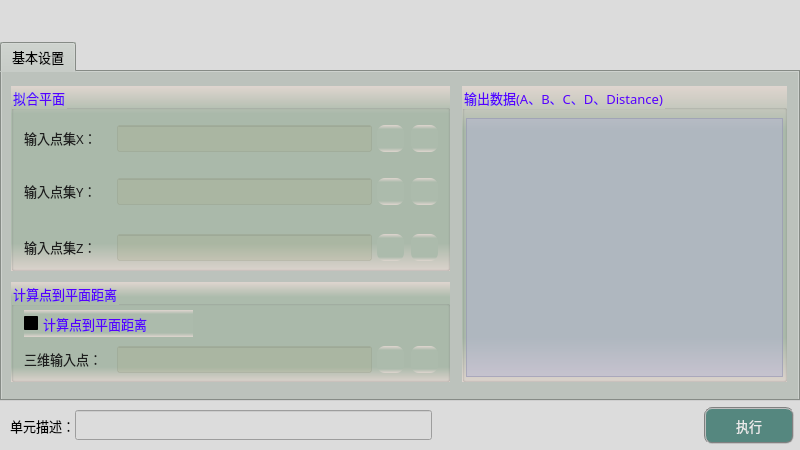
<?xml version="1.0" encoding="UTF-8"?>
<ui version="4.0">
 <class>frmFlatnessClass</class>
 <widget class="QDialog" name="frmFlatnessClass">
  <property name="geometry">
   <rect>
    <x>0</x>
    <y>0</y>
    <width>800</width>
    <height>450</height>
   </rect>
  </property>
  <property name="sizePolicy">
   <sizepolicy hsizetype="Fixed" vsizetype="Fixed">
    <horstretch>0</horstretch>
    <verstretch>0</verstretch>
   </sizepolicy>
  </property>
  <property name="minimumSize">
   <size>
    <width>800</width>
    <height>450</height>
   </size>
  </property>
  <property name="maximumSize">
   <size>
    <width>800</width>
    <height>500</height>
   </size>
  </property>
  <property name="windowTitle">
   <string>拟合平面/计算点到平面距离</string>
  </property>
  <property name="styleSheet">
   <string notr="true">background-color: rgb(220, 220, 220);</string>
  </property>
  <layout class="QGridLayout" name="gridLayout">
   <property name="leftMargin">
    <number>0</number>
   </property>
   <property name="topMargin">
    <number>0</number>
   </property>
   <property name="rightMargin">
    <number>0</number>
   </property>
   <property name="bottomMargin">
    <number>0</number>
   </property>
   <property name="spacing">
    <number>1</number>
   </property>
   <item row="2" column="0">
    <spacer name="verticalSpacer_4">
     <property name="orientation">
      <enum>Qt::Vertical</enum>
     </property>
     <property name="sizeType">
      <enum>QSizePolicy::Fixed</enum>
     </property>
     <property name="sizeHint" stdset="0">
      <size>
       <width>20</width>
       <height>5</height>
      </size>
     </property>
    </spacer>
   </item>
   <item row="0" column="0">
    <spacer name="verticalSpacer_2">
     <property name="orientation">
      <enum>Qt::Vertical</enum>
     </property>
     <property name="sizeType">
      <enum>QSizePolicy::Fixed</enum>
     </property>
     <property name="sizeHint" stdset="0">
      <size>
       <width>20</width>
       <height>42</height>
      </size>
     </property>
    </spacer>
   </item>
   <item row="3" column="0" colspan="2">
    <layout class="QHBoxLayout" name="horizontalLayout">
     <property name="spacing">
      <number>0</number>
     </property>
     <property name="bottomMargin">
      <number>6</number>
     </property>
     <item>
      <spacer name="horizontalSpacer">
       <property name="orientation">
        <enum>Qt::Horizontal</enum>
       </property>
       <property name="sizeType">
        <enum>QSizePolicy::Fixed</enum>
       </property>
       <property name="sizeHint" stdset="0">
        <size>
         <width>10</width>
         <height>20</height>
        </size>
       </property>
      </spacer>
     </item>
     <item>
      <widget class="QLabel" name="label_3">
       <property name="sizePolicy">
        <sizepolicy hsizetype="Fixed" vsizetype="Fixed">
         <horstretch>0</horstretch>
         <verstretch>0</verstretch>
        </sizepolicy>
       </property>
       <property name="maximumSize">
        <size>
         <width>83</width>
         <height>25</height>
        </size>
       </property>
       <property name="font">
        <font>
         <family>微软雅黑</family>
         <pointsize>10</pointsize>
        </font>
       </property>
       <property name="styleSheet">
        <string notr="true">background-color: rgba(255, 255, 255, 0);</string>
       </property>
       <property name="text">
        <string>单元描述：</string>
       </property>
      </widget>
     </item>
     <item>
      <widget class="QLineEdit" name="txtDescribe">
       <property name="sizePolicy">
        <sizepolicy hsizetype="Fixed" vsizetype="Fixed">
         <horstretch>0</horstretch>
         <verstretch>0</verstretch>
        </sizepolicy>
       </property>
       <property name="minimumSize">
        <size>
         <width>357</width>
         <height>30</height>
        </size>
       </property>
       <property name="maximumSize">
        <size>
         <width>16777215</width>
         <height>30</height>
        </size>
       </property>
       <property name="font">
        <font>
         <family>微软雅黑</family>
         <pointsize>10</pointsize>
        </font>
       </property>
      </widget>
     </item>
     <item>
      <spacer name="horizontalSpacer_8">
       <property name="orientation">
        <enum>Qt::Horizontal</enum>
       </property>
       <property name="sizeHint" stdset="0">
        <size>
         <width>40</width>
         <height>20</height>
        </size>
       </property>
      </spacer>
     </item>
     <item>
      <widget class="QPushButton" name="btnExecute">
       <property name="minimumSize">
        <size>
         <width>90</width>
         <height>37</height>
        </size>
       </property>
       <property name="font">
        <font>
         <family>微软雅黑</family>
         <pointsize>10</pointsize>
        </font>
       </property>
       <property name="styleSheet">
        <string notr="true">QWidget{ background-color: rgb(85, 135, 127);}
QWidget{ color: rgb(235, 235, 235);}
QWidget{ border: 2px groove gray;border-radius: 8px;padding: 2px 4px;}
QPushButton:hover{ background-color: rgb(85, 155, 127);}
QPushButton:pressed{background-color: rgb(85, 175, 127);}</string>
       </property>
       <property name="text">
        <string>执行</string>
       </property>
      </widget>
     </item>
     <item>
      <spacer name="horizontalSpacer_2">
       <property name="orientation">
        <enum>Qt::Horizontal</enum>
       </property>
       <property name="sizeType">
        <enum>QSizePolicy::Fixed</enum>
       </property>
       <property name="sizeHint" stdset="0">
        <size>
         <width>6</width>
         <height>20</height>
        </size>
       </property>
      </spacer>
     </item>
    </layout>
   </item>
   <item row="1" column="0" colspan="2">
    <widget class="QTabWidget" name="tabWidget">
     <property name="sizePolicy">
      <sizepolicy hsizetype="Expanding" vsizetype="Expanding">
       <horstretch>0</horstretch>
       <verstretch>0</verstretch>
      </sizepolicy>
     </property>
     <property name="minimumSize">
      <size>
       <width>450</width>
       <height>350</height>
      </size>
     </property>
     <property name="maximumSize">
      <size>
       <width>16777215</width>
       <height>16777215</height>
      </size>
     </property>
     <property name="font">
      <font>
       <family>微软雅黑</family>
       <pointsize>10</pointsize>
      </font>
     </property>
     <property name="styleSheet">
      <string notr="true">background-color: #bcc2bc;</string>
     </property>
     <property name="currentIndex">
      <number>0</number>
     </property>
     <widget class="QWidget" name="tab">
      <attribute name="title">
       <string>基本设置</string>
      </attribute>
      <widget class="QGroupBox" name="groupCamera">
       <property name="geometry">
        <rect>
         <x>9</x>
         <y>14</y>
         <width>439</width>
         <height>185</height>
        </rect>
       </property>
       <property name="font">
        <font>
         <family>微软雅黑</family>
         <pointsize>10</pointsize>
        </font>
       </property>
       <property name="styleSheet">
        <string notr="true">background-color: qlineargradient(x1:0, y1:0, x2:0, y2:1, stop:0 #dfd5cf, stop: 0.15 #acbbac, stop: 0.85 #acbbac,stop:1 #dfd5cf);
color: rgb(85, 0, 255);</string>
       </property>
       <property name="title">
        <string>拟合平面</string>
       </property>
       <widget class="QLabel" name="label_4">
        <property name="geometry">
         <rect>
          <x>13</x>
          <y>42</y>
          <width>91</width>
          <height>19</height>
         </rect>
        </property>
        <property name="font">
         <font>
          <family>微软雅黑</family>
          <pointsize>10</pointsize>
         </font>
        </property>
        <property name="styleSheet">
         <string notr="true">color: rgb(30, 30, 30);
background: transparent;</string>
        </property>
        <property name="text">
         <string>输入点集X：</string>
        </property>
       </widget>
       <widget class="QLineEdit" name="txtLinkPointsX">
        <property name="geometry">
         <rect>
          <x>106</x>
          <y>39</y>
          <width>255</width>
          <height>27</height>
         </rect>
        </property>
        <property name="font">
         <font>
          <family>微软雅黑</family>
          <pointsize>10</pointsize>
         </font>
        </property>
        <property name="toolTip">
         <string>全局变量double[]类型</string>
        </property>
        <property name="styleSheet">
         <string notr="true">color: rgb(0, 0, 200);
background-color: rgba(170, 170, 127,50);</string>
        </property>
        <property name="alignment">
         <set>Qt::AlignCenter</set>
        </property>
        <property name="readOnly">
         <bool>true</bool>
        </property>
       </widget>
       <widget class="QPushButton" name="btnLinkPointsX">
        <property name="geometry">
         <rect>
          <x>366</x>
          <y>39</y>
          <width>27</width>
          <height>27</height>
         </rect>
        </property>
        <property name="toolTip">
         <string>链接输入点集X</string>
        </property>
        <property name="styleSheet">
         <string notr="true">QWidget{ border:none;border-radius: 8px;padding: 2px 4px;}
QPushButton:hover{ background-color: rgba(85, 150, 127, 100);}
QPushButton:pressed{background-color: rgba(85, 180, 127, 160);}</string>
        </property>
        <property name="text">
         <string/>
        </property>
        <property name="icon">
         <iconset resource="sub_res.qrc">
          <normaloff>:/resource/link.png</normaloff>:/resource/link.png</iconset>
        </property>
        <property name="iconSize">
         <size>
          <width>27</width>
          <height>27</height>
         </size>
        </property>
       </widget>
       <widget class="QPushButton" name="btnDelLinkPointsX">
        <property name="geometry">
         <rect>
          <x>400</x>
          <y>39</y>
          <width>27</width>
          <height>27</height>
         </rect>
        </property>
        <property name="toolTip">
         <string>删除输入点集X链接</string>
        </property>
        <property name="styleSheet">
         <string notr="true">QWidget{ border:none;border-radius: 8px;padding: 2px 4px;}
QPushButton:hover{ background-color: rgba(226, 142, 162, 100);}
QPushButton:pressed{background-color: rgba(226, 172, 162, 200);}</string>
        </property>
        <property name="text">
         <string/>
        </property>
        <property name="icon">
         <iconset resource="sub_res.qrc">
          <normaloff>:/resource/del_link.png</normaloff>:/resource/del_link.png</iconset>
        </property>
        <property name="iconSize">
         <size>
          <width>27</width>
          <height>27</height>
         </size>
        </property>
       </widget>
       <widget class="QPushButton" name="btnLinkPointsY">
        <property name="geometry">
         <rect>
          <x>366</x>
          <y>92</y>
          <width>27</width>
          <height>27</height>
         </rect>
        </property>
        <property name="toolTip">
         <string>链接输入点集Y</string>
        </property>
        <property name="styleSheet">
         <string notr="true">QWidget{ border:none;border-radius: 8px;padding: 2px 4px;}
QPushButton:hover{ background-color: rgba(85, 150, 127, 100);}
QPushButton:pressed{background-color: rgba(85, 180, 127, 160);}</string>
        </property>
        <property name="text">
         <string/>
        </property>
        <property name="icon">
         <iconset resource="sub_res.qrc">
          <normaloff>:/resource/link.png</normaloff>:/resource/link.png</iconset>
        </property>
        <property name="iconSize">
         <size>
          <width>27</width>
          <height>27</height>
         </size>
        </property>
       </widget>
       <widget class="QPushButton" name="btnDelLinkPointsY">
        <property name="geometry">
         <rect>
          <x>400</x>
          <y>92</y>
          <width>27</width>
          <height>27</height>
         </rect>
        </property>
        <property name="toolTip">
         <string>删除输入点集Y链接</string>
        </property>
        <property name="styleSheet">
         <string notr="true">QWidget{ border:none;border-radius: 8px;padding: 2px 4px;}
QPushButton:hover{ background-color: rgba(226, 142, 162, 100);}
QPushButton:pressed{background-color: rgba(226, 172, 162, 200);}</string>
        </property>
        <property name="text">
         <string/>
        </property>
        <property name="icon">
         <iconset resource="sub_res.qrc">
          <normaloff>:/resource/del_link.png</normaloff>:/resource/del_link.png</iconset>
        </property>
        <property name="iconSize">
         <size>
          <width>27</width>
          <height>27</height>
         </size>
        </property>
       </widget>
       <widget class="QLineEdit" name="txtLinkPointsY">
        <property name="geometry">
         <rect>
          <x>106</x>
          <y>92</y>
          <width>255</width>
          <height>27</height>
         </rect>
        </property>
        <property name="font">
         <font>
          <family>微软雅黑</family>
          <pointsize>10</pointsize>
         </font>
        </property>
        <property name="toolTip">
         <string>全局变量double[]类型</string>
        </property>
        <property name="styleSheet">
         <string notr="true">color: rgb(0, 0, 200);
background-color: rgba(170, 170, 127,50);</string>
        </property>
        <property name="alignment">
         <set>Qt::AlignCenter</set>
        </property>
        <property name="readOnly">
         <bool>true</bool>
        </property>
       </widget>
       <widget class="QLabel" name="label_5">
        <property name="geometry">
         <rect>
          <x>13</x>
          <y>95</y>
          <width>91</width>
          <height>19</height>
         </rect>
        </property>
        <property name="font">
         <font>
          <family>微软雅黑</family>
          <pointsize>10</pointsize>
         </font>
        </property>
        <property name="styleSheet">
         <string notr="true">color: rgb(30, 30, 30);
background: transparent;</string>
        </property>
        <property name="text">
         <string>输入点集Y：</string>
        </property>
       </widget>
       <widget class="QLabel" name="label_6">
        <property name="geometry">
         <rect>
          <x>13</x>
          <y>151</y>
          <width>91</width>
          <height>19</height>
         </rect>
        </property>
        <property name="font">
         <font>
          <family>微软雅黑</family>
          <pointsize>10</pointsize>
         </font>
        </property>
        <property name="styleSheet">
         <string notr="true">color: rgb(30, 30, 30);
background: transparent;</string>
        </property>
        <property name="text">
         <string>输入点集Z：</string>
        </property>
       </widget>
       <widget class="QLineEdit" name="txtLinkPointsZ">
        <property name="geometry">
         <rect>
          <x>106</x>
          <y>148</y>
          <width>255</width>
          <height>27</height>
         </rect>
        </property>
        <property name="font">
         <font>
          <family>微软雅黑</family>
          <pointsize>10</pointsize>
         </font>
        </property>
        <property name="toolTip">
         <string>全局变量double[]类型</string>
        </property>
        <property name="styleSheet">
         <string notr="true">color: rgb(0, 0, 200);
background-color: rgba(170, 170, 127,50);</string>
        </property>
        <property name="alignment">
         <set>Qt::AlignCenter</set>
        </property>
        <property name="readOnly">
         <bool>true</bool>
        </property>
       </widget>
       <widget class="QPushButton" name="btnDelLinkPointsZ">
        <property name="geometry">
         <rect>
          <x>400</x>
          <y>148</y>
          <width>27</width>
          <height>27</height>
         </rect>
        </property>
        <property name="toolTip">
         <string>删除输入点集Z链接</string>
        </property>
        <property name="styleSheet">
         <string notr="true">QWidget{ border:none;border-radius: 8px;padding: 2px 4px;}
QPushButton:hover{ background-color: rgba(226, 142, 162, 100);}
QPushButton:pressed{background-color: rgba(226, 172, 162, 200);}</string>
        </property>
        <property name="text">
         <string/>
        </property>
        <property name="icon">
         <iconset resource="sub_res.qrc">
          <normaloff>:/resource/del_link.png</normaloff>:/resource/del_link.png</iconset>
        </property>
        <property name="iconSize">
         <size>
          <width>27</width>
          <height>27</height>
         </size>
        </property>
       </widget>
       <widget class="QPushButton" name="btnLinkPointsZ">
        <property name="geometry">
         <rect>
          <x>366</x>
          <y>148</y>
          <width>27</width>
          <height>27</height>
         </rect>
        </property>
        <property name="toolTip">
         <string>链接输入点集Z</string>
        </property>
        <property name="styleSheet">
         <string notr="true">QWidget{ border:none;border-radius: 8px;padding: 2px 4px;}
QPushButton:hover{ background-color: rgba(85, 150, 127, 100);}
QPushButton:pressed{background-color: rgba(85, 180, 127, 160);}</string>
        </property>
        <property name="text">
         <string/>
        </property>
        <property name="icon">
         <iconset resource="sub_res.qrc">
          <normaloff>:/resource/link.png</normaloff>:/resource/link.png</iconset>
        </property>
        <property name="iconSize">
         <size>
          <width>27</width>
          <height>27</height>
         </size>
        </property>
       </widget>
      </widget>
      <widget class="QGroupBox" name="groupCamera_2">
       <property name="geometry">
        <rect>
         <x>9</x>
         <y>210</y>
         <width>439</width>
         <height>100</height>
        </rect>
       </property>
       <property name="font">
        <font>
         <family>微软雅黑</family>
         <pointsize>10</pointsize>
        </font>
       </property>
       <property name="styleSheet">
        <string notr="true">background-color: qlineargradient(x1:0, y1:0, x2:0, y2:1, stop:0 #dfd5cf, stop: 0.15 #acbbac, stop: 0.85 #acbbac,stop:1 #dfd5cf);
color: rgb(85, 0, 255);</string>
       </property>
       <property name="title">
        <string>计算点到平面距离</string>
       </property>
       <widget class="QLabel" name="label_7">
        <property name="geometry">
         <rect>
          <x>13</x>
          <y>67</y>
          <width>91</width>
          <height>19</height>
         </rect>
        </property>
        <property name="font">
         <font>
          <family>微软雅黑</family>
          <pointsize>10</pointsize>
         </font>
        </property>
        <property name="styleSheet">
         <string notr="true">color: rgb(30, 30, 30);
background: transparent;</string>
        </property>
        <property name="text">
         <string>三维输入点：</string>
        </property>
       </widget>
       <widget class="QLineEdit" name="txtLink3DPoint">
        <property name="geometry">
         <rect>
          <x>106</x>
          <y>64</y>
          <width>255</width>
          <height>27</height>
         </rect>
        </property>
        <property name="font">
         <font>
          <family>微软雅黑</family>
          <pointsize>10</pointsize>
         </font>
        </property>
        <property name="toolTip">
         <string>全局变量cv::Point3d类型</string>
        </property>
        <property name="styleSheet">
         <string notr="true">color: rgb(0, 0, 200);
background-color: rgba(170, 170, 127,50);</string>
        </property>
        <property name="alignment">
         <set>Qt::AlignCenter</set>
        </property>
        <property name="readOnly">
         <bool>true</bool>
        </property>
       </widget>
       <widget class="QPushButton" name="btnLink3DPoint">
        <property name="geometry">
         <rect>
          <x>366</x>
          <y>64</y>
          <width>27</width>
          <height>27</height>
         </rect>
        </property>
        <property name="toolTip">
         <string>链接三维输入点</string>
        </property>
        <property name="styleSheet">
         <string notr="true">QWidget{ border:none;border-radius: 8px;padding: 2px 4px;}
QPushButton:hover{ background-color: rgba(85, 150, 127, 100);}
QPushButton:pressed{background-color: rgba(85, 180, 127, 160);}</string>
        </property>
        <property name="text">
         <string/>
        </property>
        <property name="icon">
         <iconset resource="sub_res.qrc">
          <normaloff>:/resource/link.png</normaloff>:/resource/link.png</iconset>
        </property>
        <property name="iconSize">
         <size>
          <width>27</width>
          <height>27</height>
         </size>
        </property>
       </widget>
       <widget class="QPushButton" name="btnDelLink3DPoint">
        <property name="geometry">
         <rect>
          <x>400</x>
          <y>64</y>
          <width>27</width>
          <height>27</height>
         </rect>
        </property>
        <property name="toolTip">
         <string>删除三维输入点链接</string>
        </property>
        <property name="styleSheet">
         <string notr="true">QWidget{ border:none;border-radius: 8px;padding: 2px 4px;}
QPushButton:hover{ background-color: rgba(226, 142, 162, 100);}
QPushButton:pressed{background-color: rgba(226, 172, 162, 200);}</string>
        </property>
        <property name="text">
         <string/>
        </property>
        <property name="icon">
         <iconset resource="sub_res.qrc">
          <normaloff>:/resource/del_link.png</normaloff>:/resource/del_link.png</iconset>
        </property>
        <property name="iconSize">
         <size>
          <width>27</width>
          <height>27</height>
         </size>
        </property>
       </widget>
       <widget class="QCheckBox" name="checkDist">
        <property name="geometry">
         <rect>
          <x>13</x>
          <y>28</y>
          <width>169</width>
          <height>27</height>
         </rect>
        </property>
        <property name="sizePolicy">
         <sizepolicy hsizetype="Fixed" vsizetype="Fixed">
          <horstretch>0</horstretch>
          <verstretch>0</verstretch>
         </sizepolicy>
        </property>
        <property name="font">
         <font>
          <family>微软雅黑</family>
          <pointsize>10</pointsize>
         </font>
        </property>
        <property name="styleSheet">
         <string notr="true">QCheckBox{
    color: rgb(30, 30, 30);
	border-style: flat;
	background: transparent;
}
QCheckBox::indicator {
    width: 17px;
    height: 17px;    
}
QCheckBox::indicator::unchecked {
    image: url(:/resource/untick.png);
}
QCheckBox::indicator::checked {
    image: url(:/resource/tick.png);
};</string>
        </property>
        <property name="text">
         <string>计算点到平面距离</string>
        </property>
        <property name="iconSize">
         <size>
          <width>22</width>
          <height>22</height>
         </size>
        </property>
       </widget>
      </widget>
      <widget class="QGroupBox" name="groupC3">
       <property name="geometry">
        <rect>
         <x>460</x>
         <y>14</y>
         <width>325</width>
         <height>296</height>
        </rect>
       </property>
       <property name="font">
        <font>
         <family>微软雅黑</family>
         <pointsize>10</pointsize>
        </font>
       </property>
       <property name="styleSheet">
        <string notr="true">background-color: qlineargradient(x1:0, y1:0, x2:0, y2:1, stop:0 #dfd5cf, stop: 0.15 #acbbac, stop: 0.85 #acbbac,stop:1 #dfd5cf);
color: rgb(85, 0, 255);</string>
       </property>
       <property name="title">
        <string>输出数据(A、B、C、D、Distance)</string>
       </property>
       <widget class="QTextEdit" name="txtMsg">
        <property name="geometry">
         <rect>
          <x>4</x>
          <y>32</y>
          <width>317</width>
          <height>259</height>
         </rect>
        </property>
        <property name="font">
         <font>
          <family>微软雅黑</family>
         </font>
        </property>
        <property name="styleSheet">
         <string notr="true">QTextEdit         
{
    background-color: rgba(180, 180, 215,120);    
    gridline-color: rgba(220, 220, 255,255);
    color: rgba(20, 20, 20,200);
}
QScrollBar:vertical{ 
		background:#FFFFF2;
		padding-top:20px;
		padding-bottom:20px;
		padding-left:2px;
		padding-right:2px;
		border-left:1px solid #d7d7d7;}
QScrollBar::handle:vertical{
		background:#dbdbdb;
		border-radius:6px;
		min-height:20px;}
QScrollBar::handle:vertical:hover{
		background:#d0d0d0;}
QScrollBar::add-line:vertical{
		background:url(:/resource/down.png) center no-repeat;}
QScrollBar::sub-line:vertical{
		background:url(:/resource/up.png) center no-repeat;}
QScrollBar:horizontal{ 
		background:#FFFFF2;
		padding-top:20px;
		padding-bottom:20px;
		padding-left:2px;
		padding-right:2px;
		border-left:1px solid #d7d7d7;}
QScrollBar::handle:horizontal{
		background:#dbdbdb;
		border-radius:6px;
		min-height:20px;}
QScrollBar::handle:horizontal:hover{
		background:#d0d0d0;}
QScrollBar::add-line:horizontal{
		background:url(:/resource/right.png) center no-repeat;}
QScrollBar::sub-line:horizontal{
		background:url(:/resource/left.png) center no-repeat;}</string>
        </property>
        <property name="readOnly">
         <bool>true</bool>
        </property>
       </widget>
      </widget>
     </widget>
    </widget>
   </item>
  </layout>
 </widget>
 <layoutdefault spacing="6" margin="11"/>
 <resources>
  <include location="sub_res.qrc"/>
  <include location="../../ImageProcess/ImageFlip/sub_res.qrc"/>
 </resources>
 <connections/>
</ui>
